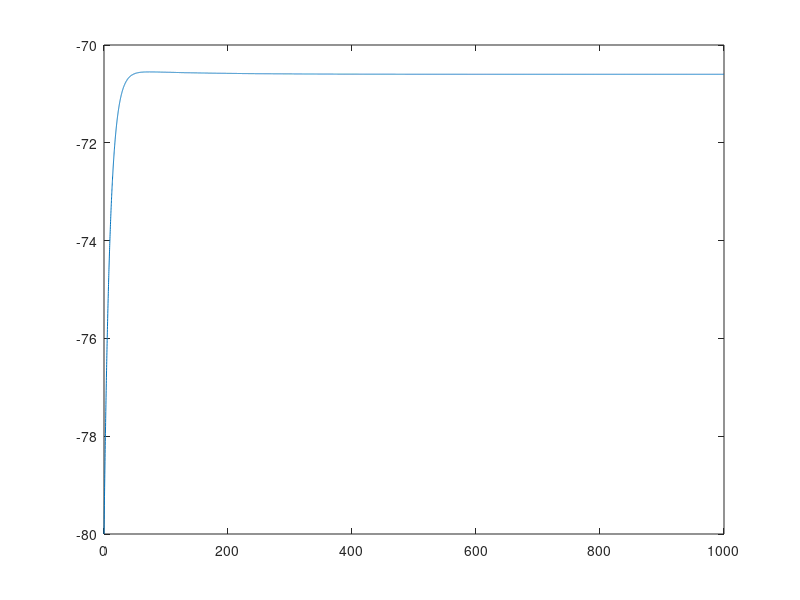
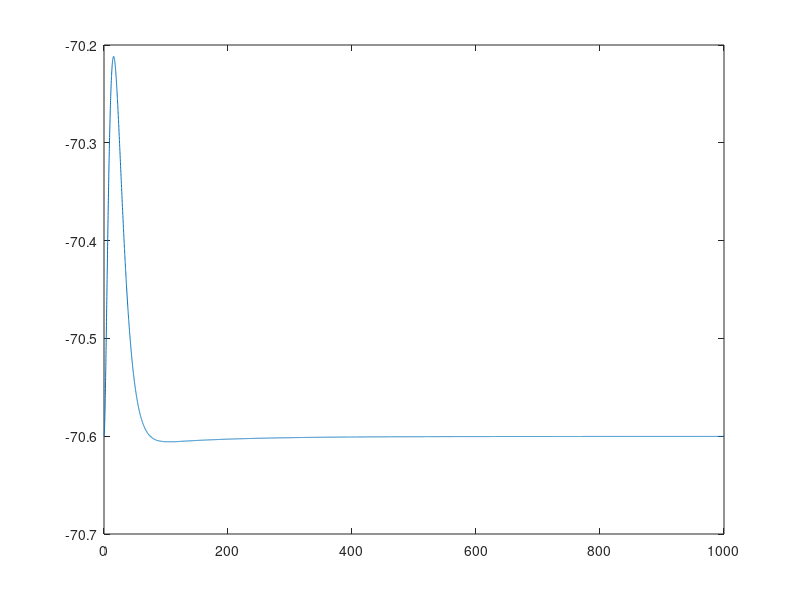
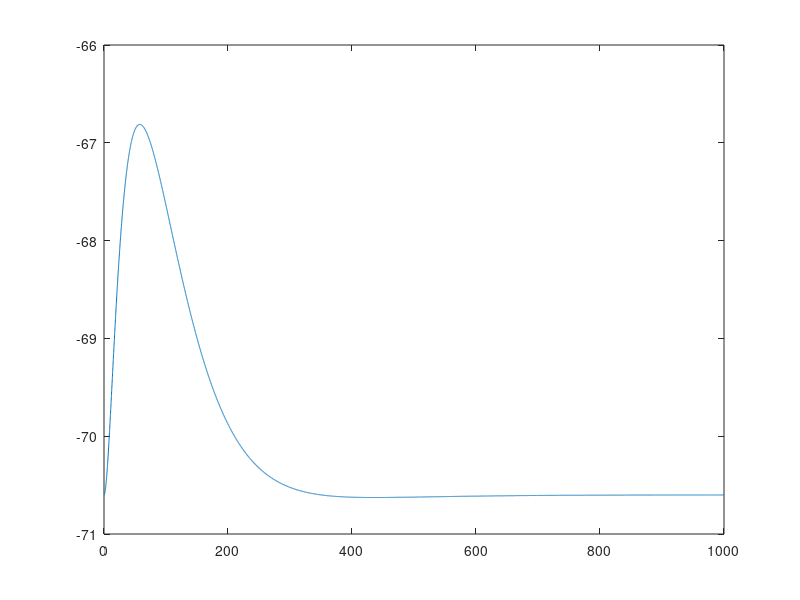

Here is the MATLAB script that generated these plots, in order:
data=load('test_setvar.dat');
t=data(:,1);
V0=data(:,2);
V1=data(:,3);
V2=data(:,4);
figure(1);
plot(t,V0);
figure(2);
plot(t,V1);
figure(3);
plot(t,V2);
